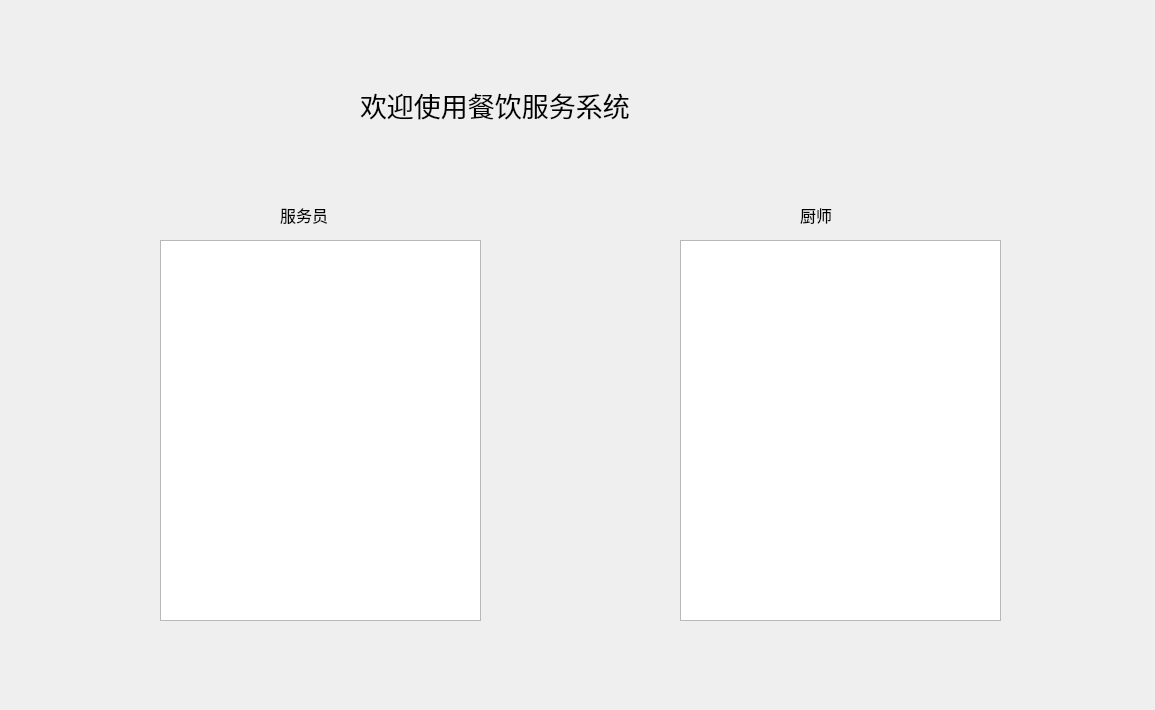
<?xml version="1.0" encoding="UTF-8"?>
<ui version="4.0">
 <class>ManagerDlg</class>
 <widget class="QDialog" name="ManagerDlg">
  <property name="geometry">
   <rect>
    <x>0</x>
    <y>0</y>
    <width>1155</width>
    <height>710</height>
   </rect>
  </property>
  <property name="windowTitle">
   <string>Dialog</string>
  </property>
  <widget class="QLabel" name="label">
   <property name="geometry">
    <rect>
     <x>360</x>
     <y>60</y>
     <width>411</width>
     <height>91</height>
    </rect>
   </property>
   <property name="text">
    <string>&lt;html&gt;&lt;head/&gt;&lt;body&gt;&lt;p&gt;&lt;span style=&quot; font-size:20pt;&quot;&gt;欢迎使用餐饮服务系统&lt;/span&gt;&lt;/p&gt;&lt;/body&gt;&lt;/html&gt;</string>
   </property>
  </widget>
  <widget class="QTableWidget" name="tableWidget">
   <property name="geometry">
    <rect>
     <x>160</x>
     <y>240</y>
     <width>321</width>
     <height>381</height>
    </rect>
   </property>
  </widget>
  <widget class="QTableWidget" name="tableWidget_2">
   <property name="geometry">
    <rect>
     <x>680</x>
     <y>240</y>
     <width>321</width>
     <height>381</height>
    </rect>
   </property>
  </widget>
  <widget class="QLabel" name="label_2">
   <property name="geometry">
    <rect>
     <x>280</x>
     <y>200</y>
     <width>81</width>
     <height>31</height>
    </rect>
   </property>
   <property name="text">
    <string>&lt;html&gt;&lt;head/&gt;&lt;body&gt;&lt;p&gt;&lt;span style=&quot; font-size:12pt;&quot;&gt;服务员&lt;/span&gt;&lt;/p&gt;&lt;/body&gt;&lt;/html&gt;</string>
   </property>
  </widget>
  <widget class="QLabel" name="label_3">
   <property name="geometry">
    <rect>
     <x>800</x>
     <y>200</y>
     <width>81</width>
     <height>31</height>
    </rect>
   </property>
   <property name="text">
    <string>&lt;html&gt;&lt;head/&gt;&lt;body&gt;&lt;p&gt;&lt;span style=&quot; font-size:12pt;&quot;&gt;厨师&lt;/span&gt;&lt;/p&gt;&lt;/body&gt;&lt;/html&gt;</string>
   </property>
  </widget>
 </widget>
 <resources/>
 <connections/>
</ui>
